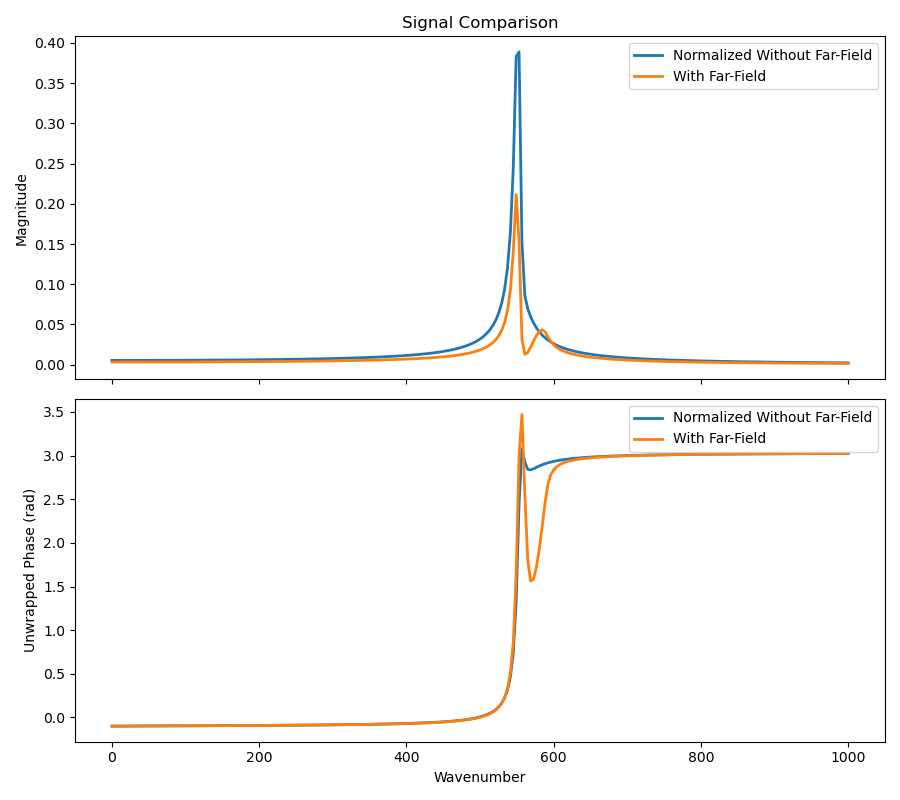

Python code for this plot:
import numpy as np
import matplotlib.pyplot as plt
import snompy


# Manually chosen sample and optical parameters for comparing the signal
# before and after applying the far-field coefficients/reference normalization.
EPS_INF = 1.0
GAMMA = 10.0
TRANS_PHON_FREQUENCY = 550.0
LONG_PHON_FREQUENCY = 560.0
THETA_IN = np.deg2rad(60.0)
C_R = 0.9
REFERENCE_EPS = 11.7

HARMONIC = 3
A_TIP = 20e-9
Z_TIP = 10e-9
N_WAV = 128 * 2
WAVENUMBER = np.linspace(0, 1000, N_WAV)

OUTPUT_FILENAME = "signal_plot.png"


def strength_from_frequencies(trans_phon_frequency, long_phon_frequency, eps_inf):
    strength_multiple = (long_phon_frequency ** 2) - (trans_phon_frequency ** 2)
    return strength_multiple * eps_inf


def signal_components(signal):
    magnitude = np.abs(signal)
    phase = np.unwrap(np.angle(signal))
    return magnitude, phase


def build_sample_signal(eps_inf, gamma, trans_phon_frequency, strength, wavenumbers):
    eps_sub = snompy.sample.lorentz_perm(
        wavenumbers,
        nu_j=trans_phon_frequency,
        gamma_j=gamma,
        A_j=strength,
        eps_inf=eps_inf,
    )
    sample = snompy.sample.bulk_sample(eps_sub=eps_sub)
    alpha_eff = snompy.fdm.eff_pol_n(
        sample=sample,
        A_tip=A_TIP,
        n=HARMONIC,
        z_tip=Z_TIP,
    )
    return sample, alpha_eff


def build_reference_signal():
    reference_sample = snompy.sample.bulk_sample(eps_sub=REFERENCE_EPS)
    reference_alpha_eff = snompy.fdm.eff_pol_n(
        sample=reference_sample,
        A_tip=A_TIP,
        n=HARMONIC,
        z_tip=Z_TIP,
    )
    reference_r = reference_sample.refl_coef(theta_in=THETA_IN)
    far_field_reference = (1 + C_R * reference_r) ** 2
    return reference_alpha_eff, far_field_reference


def apply_far_field_coefficients(sample, alpha_eff_sample, reference_alpha_eff, far_field_reference):
    sample_r = sample.refl_coef(theta_in=THETA_IN)
    far_field_sample = (1 + C_R * sample_r) ** 2
    return (far_field_sample * alpha_eff_sample) / (far_field_reference * reference_alpha_eff)


def normalize_without_far_field(alpha_eff_sample, reference_alpha_eff):
    return alpha_eff_sample / reference_alpha_eff


def plot_signals(wavenumbers, signal_without_far_field, signal_with_far_field, output_filename):
    magnitude_without, phase_without = signal_components(signal_without_far_field)
    magnitude_with, phase_with = signal_components(signal_with_far_field)

    fig, axes = plt.subplots(2, 1, figsize=(9, 8), sharex=True)

    axes[0].plot(wavenumbers, magnitude_without, label="Normalized Without Far-Field", linewidth=2)
    axes[0].plot(wavenumbers, magnitude_with, label="With Far-Field", linewidth=2)
    axes[0].set_ylabel("Magnitude")
    axes[0].set_title("Signal Comparison")
    axes[0].legend()

    axes[1].plot(wavenumbers, phase_without, label="Normalized Without Far-Field", linewidth=2)
    axes[1].plot(wavenumbers, phase_with, label="With Far-Field", linewidth=2)
    axes[1].set_xlabel("Wavenumber")
    axes[1].set_ylabel("Unwrapped Phase (rad)")
    axes[1].legend()

    fig.tight_layout()
    fig.savefig(output_filename)
    plt.close(fig)


def main():
    strength = strength_from_frequencies(
        TRANS_PHON_FREQUENCY,
        LONG_PHON_FREQUENCY,
        EPS_INF,
    )
    sample, alpha_eff_sample = build_sample_signal(
        EPS_INF,
        GAMMA,
        TRANS_PHON_FREQUENCY,
        strength,
        WAVENUMBER,
    )
    reference_alpha_eff, far_field_reference = build_reference_signal()
    signal_without_far_field = normalize_without_far_field(
        alpha_eff_sample,
        reference_alpha_eff,
    )
    signal_with_far_field = apply_far_field_coefficients(
        sample,
        alpha_eff_sample,
        reference_alpha_eff,
        far_field_reference,
    )

    plot_signals(
        WAVENUMBER,
        signal_without_far_field,
        signal_with_far_field,
        OUTPUT_FILENAME,
    )
    print(f"Saved signal comparison plot to {OUTPUT_FILENAME}")


if __name__ == "__main__":
    main()
